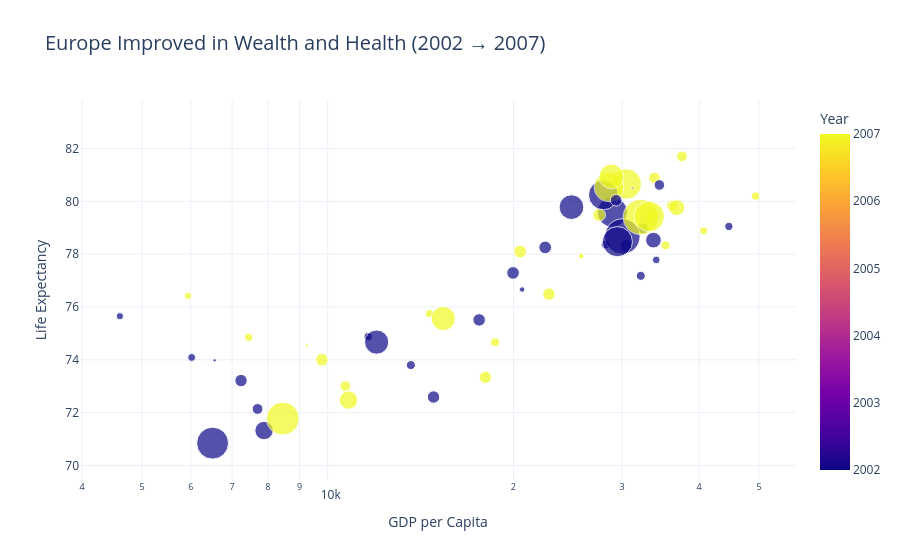

Here is the notebook cell this chart was saved with:
### Code cell
# Task 1
continent_choice = "Europe"

df_scatter = df.loc[
    (df['continent'] == continent_choice) &
    (df['year'].isin([2002, 2007]))
]

# Scatter plot
fig1 = px.scatter(
    df_scatter,
    x="gdpPercap",
    y="lifeExp",
    color="year",
    hover_name="country",
    size="pop",
    size_max=25,
    color_discrete_sequence=["#1f77b4", "#ff7f0e"],
    title=f"Europe Improved in Wealth and Health (2002 → 2007)",
    labels={
        "gdpPercap": "GDP per Capita",
        "lifeExp": "Life Expectancy",
        "year": "Year"
    }
)

# Log scale for GDP
fig1.update_xaxes(type="log")

# Improve layout
fig1.update_layout(
    template="plotly_white",
    title_font_size=20
)

# Annotation to explain trend
fig1.add_annotation(
    x=30000,
    y=82,
    text="Most countries moved toward<br>higher GDP and longer lives",
    showarrow=True,
    arrowhead=2
)

fig1.show()

### Figure 1 — Plotly figure (JSON) as saved in the notebook; plotly's stock layout.template omitted (floating-point values rounded to 4 significant figures)
{"data": [{"hovertemplate": "<b>%{hovertext}</b><br><br>GDP per Capita=%{x}<br>Life Expectancy=%{y}<br>pop=%{marker.size}<br>Year=%{marker.color}<extra></extra>", "hovertext": ["Albania", "Albania", "Austria", "Austria", "Belgium", "Belgium", "Bosnia and Herzegovina", "Bosnia and Herzegovina", "Bulgaria", "Bulgaria", "Croatia", "Croatia", "Czech Republic", "Czech Republic", "Denmark", "Denmark", "Finland", "Finland", "France", "France", "Germany", "Germany", "Greece", "Greece", "Hungary", "Hungary", "Iceland", "Iceland", "Ireland", "Ireland", "Italy", "Italy", "Montenegro", "Montenegro", "Netherlands", "Netherlands", "Norway", "Norway", "Poland", "Poland", "Portugal", "Portugal", "Romania", "Romania", "Serbia", "Serbia", "Slovak Republic", "Slovak Republic", "Slovenia", "Slovenia", "Spain", "Spain", "Sweden", "Sweden", "Switzerland", "Switzerland", "Turkey", "Turkey", "United Kingdom", "United Kingdom"], "legendgroup": "", "marker": {"color": [2002, 2007, 2002, 2007, 2002, 2007, 2002, 2007, 2002, 2007, 2002, 2007, 2002, 2007, 2002, 2007, 2002, 2007, 2002, 2007, 2002, 2007, 2002, 2007, 2002, 2007, 2002, 2007, 2002, 2007, 2002, 2007, 2002, 2007, 2002, 2007, 2002, 2007, 2002, 2007, 2002, 2007, 2002, 2007, 2002, 2007, 2002, 2007, 2002, 2007, 2002, 2007, 2002, 2007, 2002, 2007, 2002, 2007, 2002, 2007], "coloraxis": "coloraxis", "size": [3508512, 3600523, 8148312, 8199783, 10311970, 10392226, 4165416, 4552198, 7661799, 7322858, 4481020, 4493312, 10256295, 10228744, 5374693, 5468120, 5193039, 5238460, 59925035, 61083916, 82350671, 82400996, 10603863, 10706290, 10083313, 9956108, 288030, 301931, 3879155, 4109086, 57926999, 58147733, 720230, 684736, 16122830, 16570613, 4535591, 4627926, 38625976, 38518241, 10433867, 10642836, 22404337, 22276056, 10111559, 10150265, 5410052, 5447502, 2011497, 2009245, 40152517, 40448191, 8954175, 9031088, 7361757, 7554661, 67308928, 71158647, 59912431, 60776238], "sizemode": "area", "sizeref": 131800.0, "symbol": "circle"}, "mode": "markers", "name": "", "orientation": "v", "showlegend": false, "type": "scatter", "x": [4604.0, 5937.0, 32420.0, 36130.0, 30490.0, 33690.0, 6019.0, 7446.0, 7697.0, 10680.0, 11630.0, 14620.0, 17600.0, 22830.0, 32170.0, 35280.0, 28200.0, 33210.0, 28930.0, 30470.0, 30040.0, 32170.0, 22510.0, 27540.0, 14840.0, 18010.0, 31160.0, 36180.0, 34080.0, 40680.0, 27970.0, 28570.0, 6557.0, 9254.0, 33720.0, 36800.0, 44680.0, 49360.0, 12000.0, 15390.0, 19970.0, 20510.0, 7885.0, 10810.0, 7236.0, 9787.0, 13640.0, 18680.0, 20660.0, 25770.0, 24840.0, 28820.0, 29340.0, 33860.0, 34480.0, 37510.0, 6508.0, 8458.0, 29480.0, 33200.0], "xaxis": "x", "y": [75.65, 76.42, 78.98, 79.83, 78.32, 79.44, 74.09, 74.85, 72.14, 73.0, 74.88, 75.75, 75.51, 76.49, 77.18, 78.33, 78.37, 79.31, 79.59, 80.66, 78.67, 79.41, 78.26, 79.48, 72.59, 73.34, 80.5, 81.76, 77.78, 78.89, 80.24, 80.55, 73.98, 74.54, 78.53, 79.76, 79.05, 80.2, 74.67, 75.56, 77.29, 78.1, 71.32, 72.48, 73.21, 74.0, 73.8, 74.66, 76.66, 77.93, 79.78, 80.94, 80.04, 80.88, 80.62, 81.7, 70.84, 71.78, 78.47, 79.42], "yaxis": "y"}], "layout": {"annotations": [{"arrowhead": 2, "showarrow": true, "text": "Most countries moved toward<br>higher GDP and longer lives", "x": 30000, "y": 82}], "coloraxis": {"colorbar": {"title": {"text": "Year"}}, "colorscale": [[0, "#0d0887"], [0.1111, "#46039f"], [0.2222, "#7201a8"], [0.3333, "#9c179e"], [0.4444, "#bd3786"], [0.5556, "#d8576b"], [0.6667, "#ed7953"], [0.7778, "#fb9f3a"], [0.8889, "#fdca26"], [1, "#f0f921"]]}, "legend": {"itemsizing": "constant", "tracegroupgap": 0}, "title": {"font": {"size": 20}, "text": "Europe Improved in Wealth and Health (2002 → 2007)"}, "xaxis": {"anchor": "y", "domain": [0, 1], "title": {"text": "GDP per Capita"}, "type": "log"}, "yaxis": {"anchor": "x", "domain": [0, 1], "title": {"text": "Life Expectancy"}}}}
